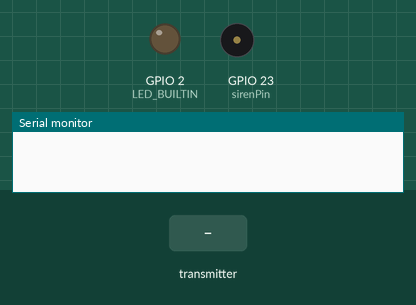
This sketch was run on a simulated ESP32. Parts: output pins drawn as LEDs (lit = HIGH), buzzer (waves = sounding, pin HIGH), the last lines printed to the serial monitor. The test bench sets the inputs (shaded band).

Above: at 1.2 s.
1.3 s: the transmitter starts sending triggerState = 1
At 2.2 s:
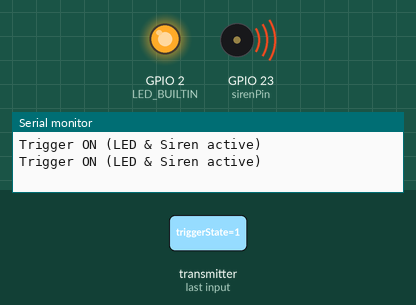
2.8 s: the transmitter starts sending triggerState = 0
At 3.4 s:
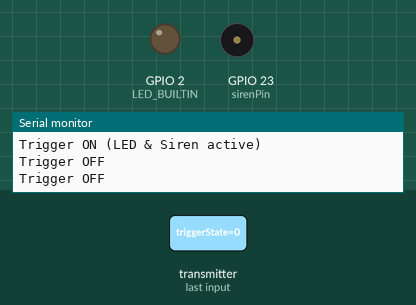
Timing chart, 0 to 5.8 s (numbered marks = the images above; inputs shaded):
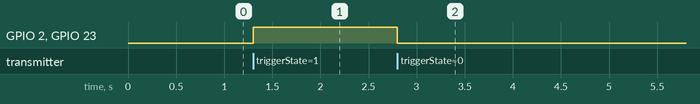

Measured:
- after the input at 1.3 s, GPIO 2 (LED_BUILTIN), GPIO 23 (sirenPin): LOW → HIGH at once
- after the input at 2.8 s, GPIO 2 (LED_BUILTIN), GPIO 23 (sirenPin): HIGH → LOW at once

The sketch:

SirenBoard.ino
```cpp
#include <esp_now.h>
#include <WiFi.h>

// Define output pins
const int sirenPin = 23;

// Define a structure to match the sender
typedef struct struct_message {
  bool triggerState;
} struct_message;

struct_message myData;

// Callback function executed when data is received
void OnDataRecv(const esp_now_recv_info *info, const uint8_t *incomingData, int len) {
  memcpy(&myData, incomingData, sizeof(myData));

  // Control both the onboard LED and the siren pin simultaneously
  if (myData.triggerState) {
    digitalWrite(LED_BUILTIN, HIGH);
    digitalWrite(sirenPin, HIGH);
    Serial.println("Trigger ON (LED & Siren active)");
  } else {
    digitalWrite(LED_BUILTIN, LOW);
    digitalWrite(sirenPin, LOW);
    Serial.println("Trigger OFF");
  }
}

void setup() {
  Serial.begin(115200);

  // Initialize output pins
  pinMode(LED_BUILTIN, OUTPUT);
  pinMode(sirenPin, OUTPUT);

  // Ensure both start LOW (off)
  digitalWrite(LED_BUILTIN, LOW);
  digitalWrite(sirenPin, LOW);

  // Set device as a Wi-Fi Station
  WiFi.mode(WIFI_STA);

  // Init ESP-NOW
  if (esp_now_init() != ESP_OK) {
    Serial.println("Error initializing ESP-NOW");
    return;
  }

  // Register callback function for incoming data (ESP32 Core 3.x format)
  esp_now_register_recv_cb(OnDataRecv);
}

void loop() {
  // Nothing to do here; everything is handled instantly in the callback!
}
```
